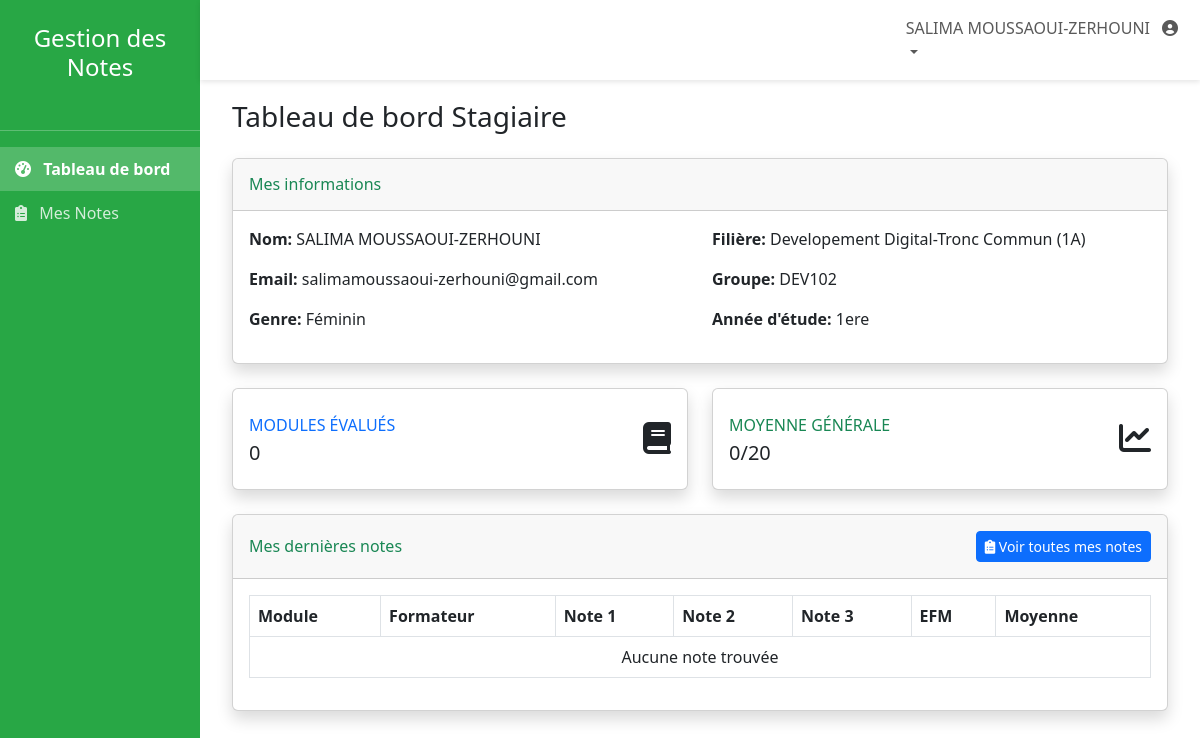
Page /stagiaire/dashboard.php (signed in) on the committed database.
### tables this page shows
CREATE TABLE `Stagiaire` (
  `id_stagiaire` bigint(110) UNSIGNED NOT NULL,
  `nom` varchar(100) DEFAULT NULL,
  `prenom` varchar(100) DEFAULT NULL,
  `genre` enum('F','H') DEFAULT NULL,
  `date_naissance` date DEFAULT NULL,
  `annee_etude` enum('1ere','2eme','3eme') DEFAULT NULL,
  `email` varchar(100) DEFAULT NULL,
  `id_Filiere` int(11) DEFAULT NULL,
  `id_Groupe` int(11) DEFAULT NULL,
  `mot_de_passe` varchar(255) DEFAULT NULL
);

CREATE TABLE `Filiere` (
  `id_Filiere` int(11) NOT NULL,
  `nom_filiere` varchar(100) DEFAULT NULL
);

CREATE TABLE `Groupe` (
  `id_Groupe` int(11) NOT NULL,
  `nom_Groupe` varchar(100) DEFAULT NULL
);

### stagiaire/dashboard.php (the view, shortened to what this page needs)
<?php
require_once '../config/database.php';
include '../includes/header.php';
$stagiaire_id = $_SESSION['user_id'];
$stagiaire = null;
$stmt = $conn->prepare("
    SELECT s.*, f.nom_filiere, g.nom_Groupe
    FROM Stagiaire s
    JOIN Filiere f ON s.id_Filiere = f.id_Filiere
    JOIN Groupe g ON s.id_Groupe = g.id_Groupe
    WHERE s.id_stagiaire = ?
");
$stmt->bind_param("i", $stagiaire_id);
$stmt->execute();
$result = $stmt->get_result();
if ($result && $result->num_rows > 0) {
    $stagiaire = $result->fetch_assoc();
}
$stats = [
    'modules' => 0,
    'moyenne_generale' => 0
];
$stmt = $conn->prepare("
    SELECT COUNT(DISTINCT id_module) as count
    FROM Note
    WHERE id_stagiaire = ?
");
$stmt->bind_param("i", $stagiaire_id);
$stmt->execute();
$result = $stmt->get_result();
if ($result) {
    $stats['modules'] = $result->fetch_assoc()['count'];
}
$stmt = $conn->prepare("
    SELECT AVG(Moyenne) as moyenne_generale
    FROM Note
    WHERE id_stagiaire = ?
");
$stmt->bind_param("i", $stagiaire_id);
$stmt->execute();
$result = $stmt->get_result();
if ($result) {
    $row = $result->fetch_assoc();
    if ($row['moyenne_generale']) {
        $stats['moyenne_generale'] = round($row['moyenne_generale'], 2);
    } else {
        $stats['moyenne_generale'] = 0;
    }
}
$recent_notes = [];
?>
<div class="container-fluid">
    <h1 class="h3 mb-4 text-gray-800">Tableau de bord Stagiaire</h1>
    <?php if ($stagiaire): ?>
        <div class="card shadow mb-4">
            <div class="card-header py-3">
                <h6 class="m-0 font-weight-bold text-success">Mes informations</h6>
            </div>
            <div class="card-body">
                <div class="row">
                    <div class="col-md-6">
                        <p><strong>Nom:</strong> <?php echo htmlspecialchars($stagiaire['prenom'] . ' ' . $stagiaire['nom']); ?></p>
                        <p><strong>Email:</strong> <?php echo htmlspecialchars($stagiaire['email']); ?></p>
                        <p><strong>Genre:</strong> <?php echo $stagiaire['genre'] === 'M' ? 'Masculin' : 'Féminin'; ?></p>
                    </div>
                    <div class="col-md-6">
                        <p><strong>Filière:</strong> <?php echo htmlspecialchars($stagiaire['nom_filiere']); ?></p>
                        <p><strong>Groupe:</strong> <?php echo htmlspecialchars($stagiaire['nom_Groupe']); ?></p>
                        <p><strong>Année d'étude:</strong> <?php echo htmlspecialchars($stagiaire['annee_etude']); ?></p>
                    </div>
                </div>
            </div>
        </div>
    <?php endif; ?>
    <div class="row">
        <div class="col-xl-6 col-md-6 mb-4">
            <div class="card border-left-primary shadow h-100 py-2">
                <div class="card-body">
                    <div class="row no-gutters align-items-center">
                        <div class="col mr-2">
                            <div class="text-xs font-weight-bold text-primary text-uppercase mb-1">Modules évalués</div>
                            <div class="h5 mb-0 font-weight-bold text-gray-800"><?php echo $stats['modules']; ?></div>
                        </div>
                        <div class="col-auto">
                            <i class="fas fa-book fa-2x text-gray-300"></i>
                        </div>
                    </div>
                </div>
            </div>
        </div>
        <div class="col-xl-6 col-md-6 mb-4">
            <div class="card border-left-success shadow h-100 py-2">
                <div class="card-body">
                    <div class="row no-gutters align-items-center">
                        <div class="col mr-2">
                            <div class="text-xs font-weight-bold text-success text-uppercase mb-1">Moyenne générale</div>
                            <div class="h5 mb-0 font-weight-bold text-gray-800"><?php echo $stats['moyenne_generale']; ?>/20</div>
                        </div>
                        <div class="col-auto">
                            <i class="fas fa-chart-line fa-2x text-gray-300"></i>
                        </div>
                    </div>
                </div>
            </div>
        </div>
    </div>
    <div class="row">
        <div class="col-12">
            <div class="card shadow mb-4">
                <div class="card-header py-3 d-flex flex-row align-items-center justify-content-between">
                    <h6 class="m-0 font-weight-bold text-success">Mes dernières notes</h6>
                    <a href="notes.php" class="btn btn-primary btn-sm">
                        <i class="fas fa-clipboard-list"></i> Voir toutes mes notes
                    </a>
                </div>
                <div class="card-body">
                    <div class="table-responsive">
                        <table class="table table-bordered" width="100%" cellspacing="0">
                            <thead>
                                <tr>
                                    <th>Module</th>
                                    <th>Formateur</th>
                                    <th>Note 1</th>
                                    <th>Note 2</th>
                                    <th>Note 3</th>
                                    <th>EFM</th>
                                    <th>Moyenne</th>
                                </tr>
                            </thead>
                            <tbody>
                                <?php if (empty($recent_notes)): ?>
                                    <tr>
                                        <td colspan="7" class="text-center">Aucune note trouvée</td>
                                    </tr>
                                <?php endif; ?>
                            </tbody>
                        </table>
                    </div>
                </div>
            </div>
        </div>
    </div>
</div>
<?php include '../includes/footer.php'; ?>

### rows in the picture
stagiaire: prenom+nom "SALIMA MOUSSAOUI-ZERHOUNI", email "salimamoussaoui-zerhouni@gmail.com", id_Filiere.nom_filiere "Developement Digital-Tronc Commun (1A)", id_Groupe.nom_Groupe "DEV102", annee_etude "1ere"

### other values in the picture
$_SESSION['user_name'] "SALIMA MOUSSAOUI-ZERHOUNI"
$stats['modules'] "0"
$stats['moyenne_generale'] "0"
